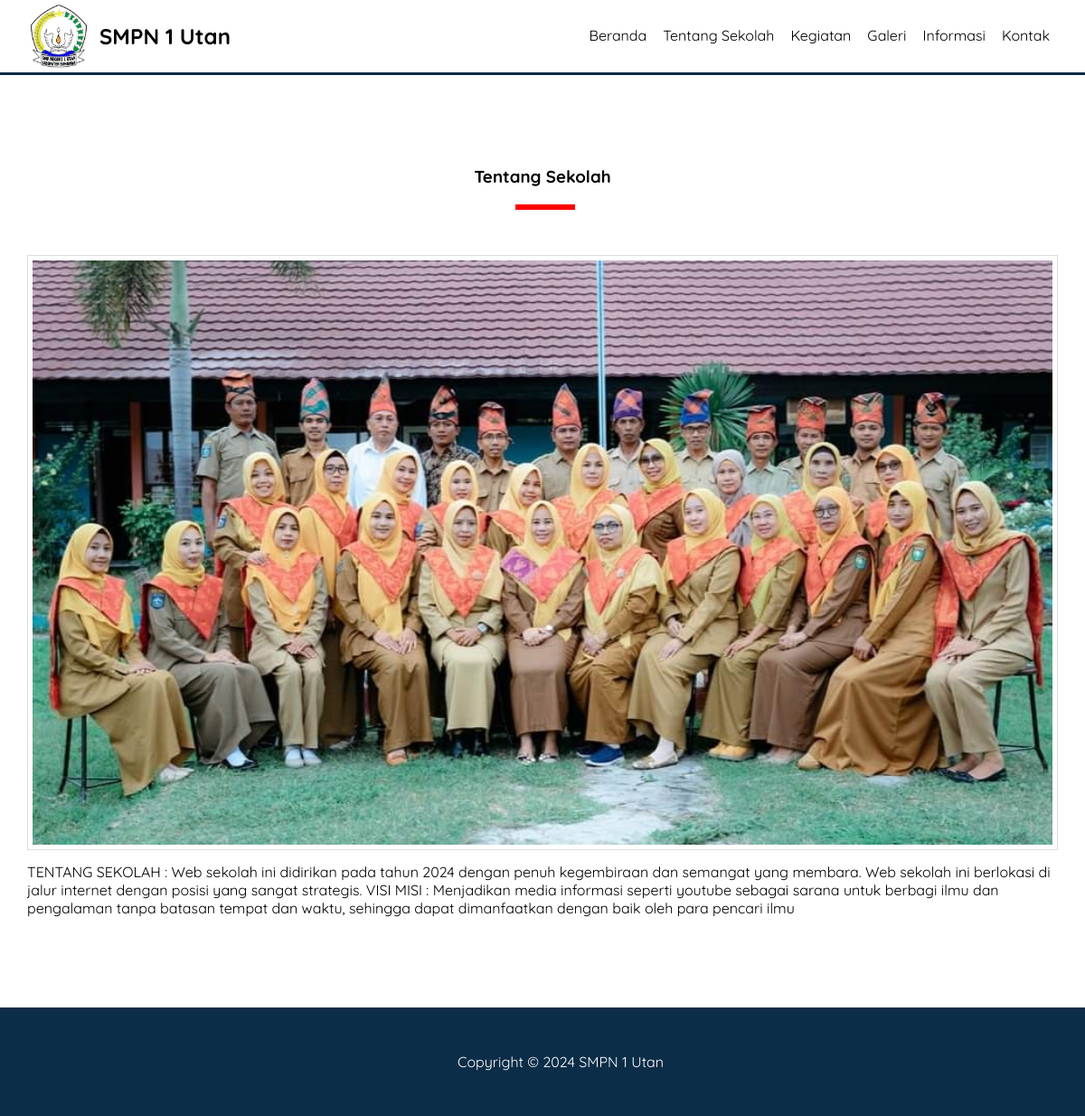
/tentang-sekolah.php, run on the app's committed database.
### tables this page shows
CREATE TABLE `pengaturan` (
  `id` int(11) NOT NULL,
  `nama` varchar(50) NOT NULL,
  `email` varchar(50) NOT NULL,
  `telepon` varchar(20) NOT NULL,
  `alamat` text NOT NULL,
  `logo` varchar(50) NOT NULL,
  `favicon` varchar(50) NOT NULL,
  `tentang_sekolah` text NOT NULL,
  `foto_sekolah` varchar(50) NOT NULL,
  `google_maps` text NOT NULL,
  `nama_kepsek` varchar(50) NOT NULL,
  `foto_kepsek` varchar(50) NOT NULL,
  `sambutan_kepsek` text NOT NULL,
  `created_at` timestamp NOT NULL DEFAULT current_timestamp() ON UPDATE current_timestamp(),
  `updated_at` datetime DEFAULT NULL
);

### tentang-sekolah.php (the view)
<?php include 'header.php'; ?>
<div class="section">
    <div class="container">
        <h3 class="text-center">Tentang Sekolah</h3>
        <img src="identitas/<?= $d->foto_sekolah ?>" width="100%" class="image">
        <?= $d->tentang_sekolah ?>
    </div>
</div>
<?php include 'footer.php'; ?>

### header.php (shortened to what this page needs)
<?php
include 'koneksi.php';
$identitas = mysqli_query($conn, "SELECT * FROM pengaturan ORDER BY id DESC LIMIT 1");
$d = mysqli_fetch_object($identitas);
?>
<!DOCTYPE html>
<html>
<head>
    <link rel="stylesheet" href="css/style.css">
</head>
<body>
    <div class="header">
        <div class="container">
            <div class="header-logo">
                <img src="identitas/<?= $d->logo ?>" width="70px">
                <h2><a href="index.php"><?= $d->nama ?></a></h2>
            </div>
            <ul class="header-menu">
                <li><a href="index.php">Beranda</a></li>
                <li><a href="tentang-sekolah.php">Tentang Sekolah</a></li>
                <li><a href="kegiatan.php">Kegiatan</a></li>
                <li><a href="galeri.php">Galeri</a></li>
                <li><a href="informasi.php">Informasi</a></li>
                <li><a href="kontak.php">Kontak</a></li>
            </ul>
        </div>
    </div>
</body>
</html>

### footer.php (shortened to what this page needs)
<footer>
    <div class="container text-center">
        Copyright &copy; 2024 <?= $d->nama ?>
    </div>
</footer>
</body>
</html>

### css/style.css (style rules this page uses)
* { margin: 0; padding: 0; font-family: "Quicksand", serif; box-sizing: border-box; }
a { text-decoration: none; }
.container { width: 1140px; margin: 0 auto; }
.container::after { content: ''; display: block; clear: both; }
.text-center { text-align: center !important; }
.image { border: 1px solid #ddd; padding: 5px; }
.header { border-bottom: 3px solid #0C2D48; }
.header a { color: black; }
.header-logo { float: left; line-height: 70px; padding: 5px 0; }
.header-logo img { float: left; margin-right: 10px; }
.header-logo h2 { float: right; }
.header-menu { float: right; }
.header-menu li { float: left; list-style: none; padding: 29px 9px; }
.section { padding: 100px 0; }
.section h3 { padding-bottom: 25px; margin-bottom: 50px; position: relative; }
.section h3::after { content: ''; display: block; width: 60px; border: 3px solid red; position: absolute; bottom: 0; left: calc(50% - 30px); }
.section img { margin-bottom: 10px; }
footer { padding: 50px; background-color: #0C2D48; color: #fff; }

### data on the page
pengaturan: logo (picture), nama "SMPN 1 Utan", foto_sekolah (picture), tentang_sekolah "TENTANG SEKOLAH : Web sekolah ini didirikan pada tahun 2024 dengan penuh kegembiraan dan semangat yang membara. Web sekolah ini berlokasi di jalur internet dengan posisi yang sangat strategis. VISI MISI : Menjadikan media informasi seperti youtube sebagai sarana untuk berbagi ilmu dan pengalaman tanpa batasan tempat dan waktu, sehingga dapat dimanfaatkan dengan baik oleh para pencari ilmu"
